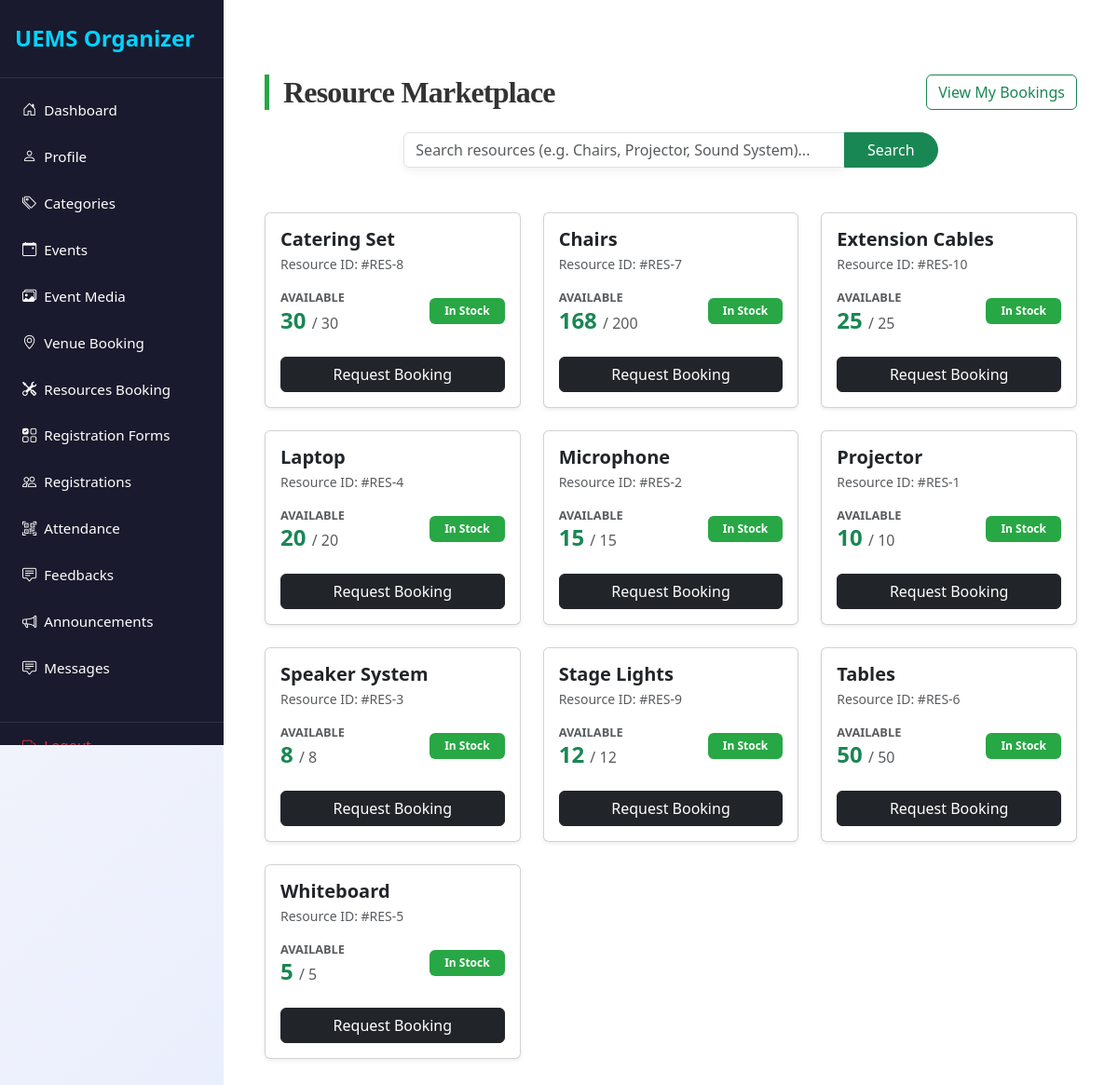
Page /organizer/resources_bookings.php (signed in) on the committed database.
### tables this page shows
CREATE TABLE `resources` (
  `id` int(11) NOT NULL,
  `resource_name` varchar(100) NOT NULL,
  `total_quantity` int(11) NOT NULL
);

### organizer/resources_bookings.php (the view, shortened to what this page needs)
<?php
include('config.php');
$search = $_GET['search'] ?? "";
$search_query = "%$search%";
$res_sql = "SELECT r.*,
            (r.total_quantity - IFNULL((SELECT SUM(er.quantity_allocated) FROM event_resources er WHERE er.resource_id = r.id AND er.status != 'cancelled'), 0)) as available
            FROM resources r
            WHERE r.resource_name LIKE ? ORDER BY r.resource_name ASC";
$stmt = $conn->prepare($res_sql);
$stmt->bind_param("s", $search_query);
$stmt->execute();
$resources = $stmt->get_result();
?>
<!DOCTYPE html>
<html lang="en">
<head>
    <link rel="stylesheet" href="https://maxcdn.bootstrapcdn.com/bootstrap/4.5.2/css/bootstrap.min.css">
<link rel="stylesheet" href="../css/style.css">
</head>
<body>
<?php include('navbar.php'); ?>
    <div id="content">
<div class="container py-5">
    <div class="d-flex justify-content-between align-items-center mb-4">
        <h2 class="section-title mb-0">Resource Marketplace</h2>
        <a href="my_resources_bookings.php" class="btn btn-outline-success btn-round">View My Bookings</a>
    </div>
    <div class="row mb-5">
        <div class="col-md-8 mx-auto">
            <form method="GET" class="input-group">
                <input type="text" name="search" class="form-control search-bar" placeholder="Search resources (e.g. Chairs, Projector, Sound System)..." value="<?= htmlspecialchars($search) ?>">
                <div class="input-group-append">
                    <button class="btn btn-success px-4" style="border-radius: 0 50px 50px 0;">Search</button>
                </div>
            </form>
        </div>
    </div>
    <div class="row">
        <?php if($resources->num_rows > 0): ?>
            <?php while($r = $resources->fetch_assoc()): ?>
                <div class="col-lg-4 col-md-6 mb-4">
                    <div class="card resource-card h-100 shadow-sm">
                        <div class="card-body">
                            <h5 class="font-weight-bold mb-1"><?= htmlspecialchars($r['resource_name']) ?></h5>
                            <p class="text-muted small mb-3">Resource ID: #RES-<?= $r['id'] ?></p>
                            <div class="d-flex justify-content-between align-items-center mb-4">
                                <div>
                                    <span class="stock-indicator text-muted d-block">Available</span>
                                    <span class="h4 font-weight-bold <?= $r['available'] > 0 ? 'text-success' : 'text-danger' ?>">
                                        <?= $r['available'] ?>
                                    </span>
                                    <span class="text-muted">/ <?= $r['total_quantity'] ?></span>
                                </div>
                                <div class="text-right">
                                    <?php if($r['available'] > 0): ?>
                                        <span class="badge badge-success px-3 py-2">In Stock</span>
                                    <?php else: ?>
                                        <span class="badge badge-danger px-3 py-2">Out of Stock</span>
                                    <?php endif; ?>
                                </div>
                            </div>
                            <button class="btn btn-dark btn-block btn-round"
                                    data-toggle="modal" data-target="#bookModal"
                                    data-id="<?= $r['id'] ?>"
                                    data-name="<?= htmlspecialchars($r['resource_name']) ?>"
                                    data-max="<?= $r['available'] ?>"
                                    <?= $r['available'] <= 0 ? 'disabled' : '' ?>>
                                <?= $r['available'] > 0 ? 'Request Booking' : 'Fully Allocated' ?>
                            </button>
                        </div>
                    </div>
                </div>
            <?php endwhile; ?>
        <?php else: ?>
            <div class="col-12 text-center py-5">
                <h4 class="text-muted">No resources found matching your search.</h4>
            </div>
        <?php endif; ?>
    </div>
</div>
</body>
</html>

### css/style.css (style rules this page uses)
:root { --primary: #007bff; --secondary: #6c757d; --success: #28a745; --info: #17a2b8; --warning: #ffc107; --danger: #dc3545; --light: #f8f9fa; --dark: #2d3436; --accent: #ff6f61; --highlight: #6f42c1; --shadow: rgba(0, 0, 0, 0.15); --transition: all 0.3s ease-in-out; }
body { font-family: 'Inter', 'Segoe UI', Tahoma, Geneva, Verdana, sans-serif; background: linear-gradient(135deg, var(--light) 0%, #e0e7ff 100%); color: var(--dark); line-height: 1.8; margin: 0; padding: 0; min-height: 100vh; font-size: 16px; }
h1, h2, h3, h4 { text-align: center; margin: 2.5rem 0; font-family: 'Georgia', 'Times New Roman', serif; color: var(--dark); font-weight: 700; letter-spacing: -0.025em; }
h2 { font-size: 2rem; }
.container { max-width: 1200px; margin: 0 auto 3rem; padding: 0 1.5rem; }
a { color: var(--primary); text-decoration: none; font-weight: 500; transition: var(--transition); }

### organizer/resources_bookings.php (style rules this page uses)
.section-title { font-weight: 600; color: #333; margin-bottom: 25px; border-left: 5px solid #28a745; padding-left: 15px; }
.resource-card { transition: 0.3s; border: none; border-radius: 15px; }
.search-bar { border-radius: 50px; padding: 25px 30px; border: none; box-shadow: 0 4px 10px rgba(0,0,0,0.05); }
.btn-round { border-radius: 50px; padding: 10px 25px; font-weight: 600; }
.stock-indicator { font-size: 0.8rem; font-weight: 600; text-transform: uppercase; }

### organizer/navbar.php (style rules this page uses)
* { margin: 0; padding: 0; box-sizing: border-box; }
body { min-height: 100vh; display: flex; font-family: 'Segoe UI', Tahoma, Geneva, Verdana, sans-serif; background-color: #f5f5f5; }
#content { margin-left: 240px; flex: 1; padding: 2rem; background: #ffffff; min-height: 100vh; }

### rows in the picture
resources: resource_name "Catering Set", id "8", available "30", total_quantity "30"
resources: resource_name "Chairs", id "7", available "168", total_quantity "200"
resources: resource_name "Extension Cables", id "10", available "25", total_quantity "25"
resources: resource_name "Laptop", id "4", available "20", total_quantity "20"
resources: resource_name "Microphone", id "2", available "15", total_quantity "15"
resources: resource_name "Projector", id "1", available "10", total_quantity "10"
resources: resource_name "Speaker System", id "3", available "8", total_quantity "8"
resources: resource_name "Stage Lights", id "9", available "12", total_quantity "12"
resources: resource_name "Tables", id "6", available "50", total_quantity "50"
resources: resource_name "Whiteboard", id "5", available "5", total_quantity "5"
